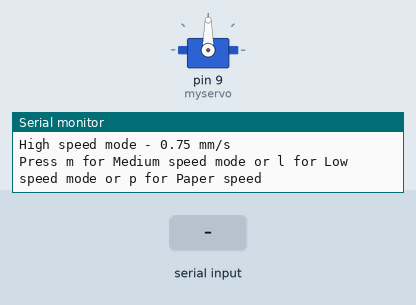
This sketch was run on a simulated Arduino Uno, built with avr-gcc and run on an emulated ATmega328P. Parts: servo, the last lines printed to the serial monitor. The test bench sets the inputs (shaded band).

Above: at 1.3 s.
1.4 s: "d" received over Serial
At 3.9 s:
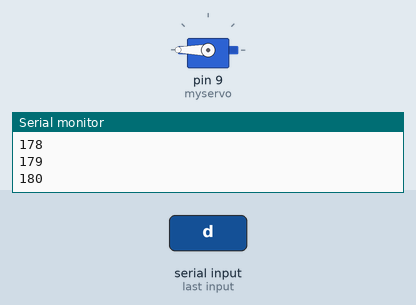
4.4 s: byte 117 (117) received over Serial
At 7.3 s:
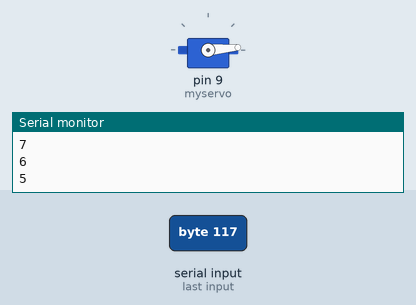
7.4 s: "t" received over Serial
At 8.05 s:
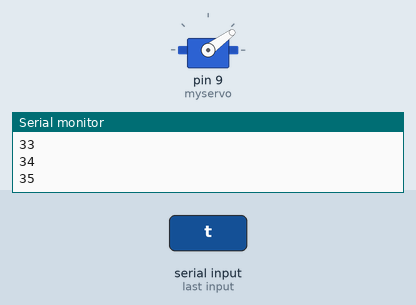
Timing chart, 0 to 10.4 s (numbered marks = the images above; inputs shaded):
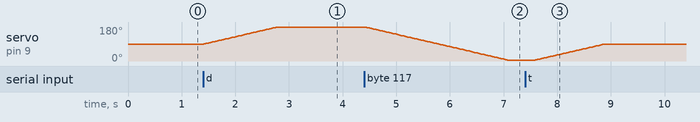

The sketch:

autoturn.ino
```cpp
#include <Servo.h>

Servo myservo;  // create servo object to control a servo

int pos = 0;  // vairable for loops
int incoming = 0;   // stores incoming serial data
int prev = 90; // store the previous servo position
int val = 90; //  store the current servo position
int con = true; // set the type of running mode
int dval = 90; // set the rate which goes down
int uval = 90;// set the rate which goes up
long prevt = 1;//the time when rotation starts
int del = 1;//amount of delay in the set time run
int sec = del; // takes into account the delay in ramping up for faster speeds


void spin(int prev, int val){ // spin the servo
    if (val>prev){// if going up
        for (pos = prev; pos <= val; pos += 1) { // goes from prev to new speed when new is higher in steps of 1
          myservo.write(pos);              // tell servo to go to position in variable 'pos'
          Serial.println(pos);             // prints the base information of the servo reaching speed
          delay(15);                      // give time between steps to allow for the servo to start spinning
        }
    }
    else if (val<prev){ // if going down
          for (pos = prev; pos >= val; pos -= 1) { // goes from prev to new speed when new is lower in steps of 1
            myservo.write(pos);              // tell servo to go to position in variable 'pos'
            Serial.println(pos);              // prints the base information of the servo reaching speed
            delay(15);                        // give time between steps to allow for the servo to start spinning
          }
     }
}

void modeset(int mode){ // set the running mode of the program, prints to info on current mode and how to change whulst setting variables for particular mode
  if (mode == 104){ // h for high speed
      Serial.println("High speed mode - 0.75 mm/s");
      Serial.println("Press m for Medium speed mode or l for Low speed mode or p for Paper speed");
      dval = 180;
      uval = 5;
      sec = del-2;
      if (sec<0){sec = 0;}
    }
  else if (mode == 109){//m for medium speed
      Serial.println("Medium speed mode - 0.5 mm/s");
      Serial.println("Press h for High speed mode or l for Low speed mode or p for Paper speed");
      dval = 138;
      uval = 47;
      sec = del-1;
      if (sec<0){sec = 0;}
    }
  else if (mode == 108){//l for low speed
      Serial.println("Low speed mode - 0.1 mm/s");
      Serial.println("Press h for High speed mode or m for Medium speed mode or p for Paper speed");
      dval = 104;
      uval = 82;
      sec= del;
    }
  else if (mode == 99){// c for continous
      Serial.println("Continous Rotation mode");
      Serial.println("Press (in serial) d for down, u for up and s to stop");
      Serial.println("Press t for Set Rotation mode");
      con = true;
      modeset(104); // when mode changes set it to high speed
    }
  else if (mode == 116){//t for set
    Serial.println("Set Rotation mode");
    Serial.println("Press (in serial) 1 for down 1 second, 2 for up 1 second and s to stop");
    Serial.println("Press c for Continous Rotation mode");
    con = false;
    modeset(104); // when mode chnages se it to high speed
    }
}

void setup() { // start up the base system
  Serial.begin(9600); // the band for comunication
  myservo.attach(9);  // attaches the servo on pin 9 to the servo object
  //set startup mode manually to continous
  modeset(99);
}

void loop() {
  incoming = Serial.read(); // get keyboard input
  modeset(incoming); // set the mode based on the keyboard input
  if (con){ // code for continous running
    if (incoming > 0){// only reset value is there is a change
      if(incoming == 100){ // d - goes down
                     val = dval;
                    }
      else if(incoming == 117){//u - goes up
                      val = uval;
                    }
      else if(incoming == 115){ // s - stops
                      val = 90;
                    }
      else {
                      val = prev;
                    }
      spin(prev,val);
      prev = val;
    }
  }

  else{// code to run for set amount of roations
      if (incoming > 0){// only reset value is there is a change
       if(incoming == 49){ // 1- goes down for set delay
                   val = dval;
                  }
       else if(incoming == 50){//2 - goes up for 1 rotration
                    val = uval;
                  }
       else if(incoming == 115){ // s - stops
                    val = 90;
                  }
       else {
                    val = prev;
                  }
      spin(prev,val);
      prevt = millis(); // get the start time in miliseconds since start of system
      while (millis()< (prevt+(sec*1000))){   // only run for set number of seconds
      incoming = Serial.read(); // keep reading data to make sure it doesnt have to stop
      if (incoming == 115){ // if s is recived automatically stop no matter the time
        break;
        }
      }
      spin(val,90);
      prev = 90;
      Serial.println("Ready for new input"); // prints when the full time is done and is safe for new inputs
    }
  }
}
```

Measured:
- after the input at 1.4 s, servo on pin 9 (myservo): moves from 90° to 180° over 1.4 s, starting at once
- after the input at 4.4 s, servo on pin 9 (myservo): moves from 180° to 5° over 2.6 s, starting at once
- after the input at 7.4 s, servo on pin 9 (myservo): moves from 5° to 90° over 1.3 s, starting after 0.19 s
